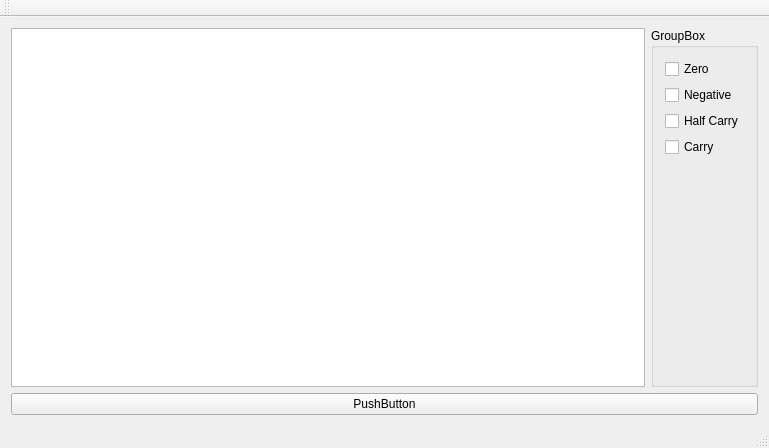
<?xml version="1.0" encoding="UTF-8"?>
<ui version="4.0">
 <class>MainWindow</class>
 <widget class="QMainWindow" name="MainWindow">
  <property name="geometry">
   <rect>
    <x>0</x>
    <y>0</y>
    <width>769</width>
    <height>448</height>
   </rect>
  </property>
  <property name="windowTitle">
   <string>MainWindow</string>
  </property>
  <widget class="QWidget" name="centralWidget">
   <layout class="QGridLayout" name="gridLayout">
    <item row="0" column="0">
     <layout class="QVBoxLayout" name="verticalLayout">
      <item>
       <layout class="QHBoxLayout" name="horizontalLayout">
        <item>
         <widget class="QListWidget" name="listWidget">
          <property name="font">
           <font>
            <family>Ubuntu Mono</family>
           </font>
          </property>
          <property name="mouseTracking">
           <bool>false</bool>
          </property>
         </widget>
        </item>
        <item>
         <widget class="QGroupBox" name="groupBox">
          <property name="title">
           <string>GroupBox</string>
          </property>
          <layout class="QVBoxLayout" name="verticalLayout_2">
           <item>
            <widget class="QCheckBox" name="flagBoxZ">
             <property name="text">
              <string>Zero</string>
             </property>
             <property name="checkable">
              <bool>true</bool>
             </property>
            </widget>
           </item>
           <item>
            <widget class="QCheckBox" name="flagBoxN">
             <property name="text">
              <string>Negative</string>
             </property>
             <property name="checkable">
              <bool>true</bool>
             </property>
            </widget>
           </item>
           <item>
            <widget class="QCheckBox" name="flagBoxH">
             <property name="text">
              <string>Half Carry</string>
             </property>
             <property name="checkable">
              <bool>true</bool>
             </property>
            </widget>
           </item>
           <item>
            <widget class="QCheckBox" name="flagBoxC">
             <property name="text">
              <string>Carry</string>
             </property>
             <property name="checkable">
              <bool>true</bool>
             </property>
            </widget>
           </item>
           <item>
            <spacer name="verticalSpacer">
             <property name="orientation">
              <enum>Qt::Vertical</enum>
             </property>
             <property name="sizeHint" stdset="0">
              <size>
               <width>20</width>
               <height>40</height>
              </size>
             </property>
            </spacer>
           </item>
          </layout>
         </widget>
        </item>
       </layout>
      </item>
      <item>
       <widget class="QPushButton" name="pushButton">
        <property name="text">
         <string>PushButton</string>
        </property>
       </widget>
      </item>
     </layout>
    </item>
   </layout>
  </widget>
  <widget class="QMenuBar" name="menuBar">
   <property name="geometry">
    <rect>
     <x>0</x>
     <y>0</y>
     <width>769</width>
     <height>19</height>
    </rect>
   </property>
  </widget>
  <widget class="QToolBar" name="mainToolBar">
   <attribute name="toolBarArea">
    <enum>TopToolBarArea</enum>
   </attribute>
   <attribute name="toolBarBreak">
    <bool>false</bool>
   </attribute>
  </widget>
  <widget class="QStatusBar" name="statusBar"/>
 </widget>
 <layoutdefault spacing="6" margin="11"/>
 <resources/>
 <connections/>
</ui>
